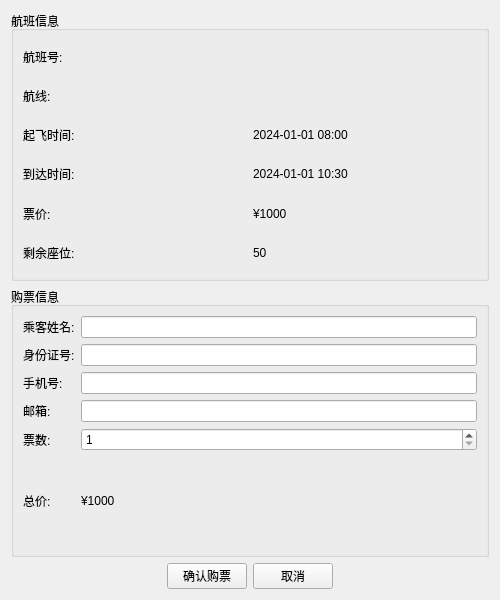
<?xml version="1.0" encoding="UTF-8"?>
<ui version="4.0">
 <class>bookTicketConfirm</class>
 <widget class="QWidget" name="bookTicketConfirm">
  <property name="geometry">
   <rect>
    <x>0</x>
    <y>0</y>
    <width>500</width>
    <height>600</height>
   </rect>
  </property>
  <property name="windowTitle">
   <string>购票确认</string>
  </property>
  <layout class="QVBoxLayout" name="verticalLayout">
   <item>
    <widget class="QGroupBox" name="groupBoxFlightInfo">
     <property name="title">
      <string>航班信息</string>
     </property>
     <layout class="QGridLayout" name="gridLayout">
      <item row="0" column="0">
       <widget class="QLabel" name="label_2">
        <property name="text">
         <string>航班号:</string>
        </property>
       </widget>
      </item>
      <item row="0" column="1">
       <widget class="QLabel" name="labelFlightNumber">
        <property name="text">
         <string/>
        </property>
       </widget>
      </item>
      <item row="1" column="0">
       <widget class="QLabel" name="label_3">
        <property name="text">
         <string>航线:</string>
        </property>
       </widget>
      </item>
      <item row="1" column="1">
       <widget class="QLabel" name="labelRoute">
        <property name="text">
         <string/>
        </property>
       </widget>
      </item>
      <item row="2" column="0">
       <widget class="QLabel" name="label_4">
        <property name="text">
         <string>起飞时间:</string>
        </property>
       </widget>
      </item>
      <item row="2" column="1">
       <widget class="QLabel" name="labelDepartureTime">
        <property name="text">
         <string>2024-01-01 08:00</string>
        </property>
       </widget>
      </item>
      <item row="3" column="0">
       <widget class="QLabel" name="label_5">
        <property name="text">
         <string>到达时间:</string>
        </property>
       </widget>
      </item>
      <item row="3" column="1">
       <widget class="QLabel" name="labelArrivalTime">
        <property name="text">
         <string>2024-01-01 10:30</string>
        </property>
       </widget>
      </item>
      <item row="4" column="0">
       <widget class="QLabel" name="label_6">
        <property name="text">
         <string>票价:</string>
        </property>
       </widget>
      </item>
      <item row="4" column="1">
       <widget class="QLabel" name="labelPrice">
        <property name="text">
         <string>¥1000</string>
        </property>
       </widget>
      </item>
      <item row="5" column="0">
       <widget class="QLabel" name="label_7">
        <property name="text">
         <string>剩余座位:</string>
        </property>
       </widget>
      </item>
      <item row="5" column="1">
       <widget class="QLabel" name="labelAvailableSeats">
        <property name="text">
         <string>50</string>
        </property>
       </widget>
      </item>
     </layout>
    </widget>
   </item>
   <item>
    <widget class="QGroupBox" name="groupBoxBookingInfo">
     <property name="title">
      <string>购票信息</string>
     </property>
     <layout class="QGridLayout" name="gridLayout_2">
      <item row="1" column="0">
       <widget class="QLabel" name="label_9">
        <property name="text">
         <string>身份证号:</string>
        </property>
       </widget>
      </item>
      <item row="0" column="1">
       <widget class="QLineEdit" name="lineEditPassengerName"/>
      </item>
      <item row="5" column="1">
       <widget class="QLabel" name="labelTotalPrice">
        <property name="text">
         <string>¥1000</string>
        </property>
       </widget>
      </item>
      <item row="0" column="0">
       <widget class="QLabel" name="label_8">
        <property name="text">
         <string>乘客姓名:</string>
        </property>
       </widget>
      </item>
      <item row="3" column="0">
       <widget class="QLabel" name="label_11">
        <property name="text">
         <string>邮箱:</string>
        </property>
       </widget>
      </item>
      <item row="2" column="1">
       <widget class="QLineEdit" name="lineEditPhone"/>
      </item>
      <item row="4" column="0">
       <widget class="QLabel" name="label_12">
        <property name="text">
         <string>票数:</string>
        </property>
       </widget>
      </item>
      <item row="4" column="1">
       <widget class="QSpinBox" name="spinBoxTicketCount">
        <property name="minimum">
         <number>1</number>
        </property>
        <property name="maximum">
         <number>10</number>
        </property>
       </widget>
      </item>
      <item row="5" column="0">
       <widget class="QLabel" name="label_15">
        <property name="text">
         <string>总价:</string>
        </property>
       </widget>
      </item>
      <item row="1" column="1">
       <widget class="QLineEdit" name="lineEditIDCard"/>
      </item>
      <item row="2" column="0">
       <widget class="QLabel" name="label_10">
        <property name="text">
         <string>手机号:</string>
        </property>
       </widget>
      </item>
      <item row="3" column="1">
       <widget class="QLineEdit" name="lineEditEmail"/>
      </item>
     </layout>
    </widget>
   </item>
   <item>
    <layout class="QHBoxLayout" name="horizontalLayout">
     <item>
      <spacer name="horizontalSpacer">
       <property name="orientation">
        <enum>Qt::Orientation::Horizontal</enum>
       </property>
       <property name="sizeHint" stdset="0">
        <size>
         <width>40</width>
         <height>20</height>
        </size>
       </property>
      </spacer>
     </item>
     <item>
      <widget class="QPushButton" name="confirmButton">
       <property name="text">
        <string>确认购票</string>
       </property>
      </widget>
     </item>
     <item>
      <widget class="QPushButton" name="cancelButton">
       <property name="text">
        <string>取消</string>
       </property>
      </widget>
     </item>
     <item>
      <spacer name="horizontalSpacer_2">
       <property name="orientation">
        <enum>Qt::Orientation::Horizontal</enum>
       </property>
       <property name="sizeHint" stdset="0">
        <size>
         <width>40</width>
         <height>20</height>
        </size>
       </property>
      </spacer>
     </item>
    </layout>
   </item>
  </layout>
 </widget>
 <resources/>
 <connections/>
</ui>
